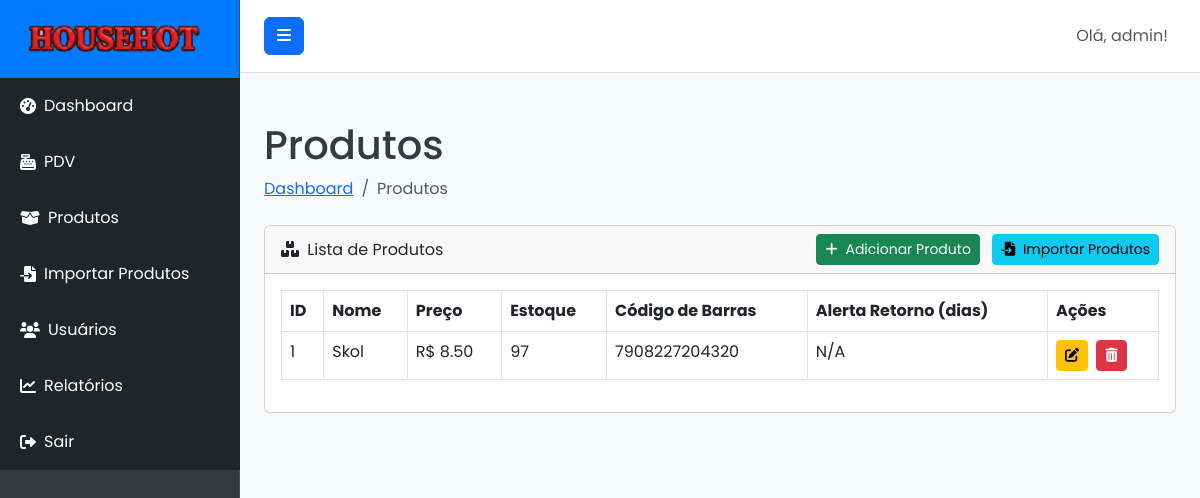
Before: /products (signed in) with the older database file.
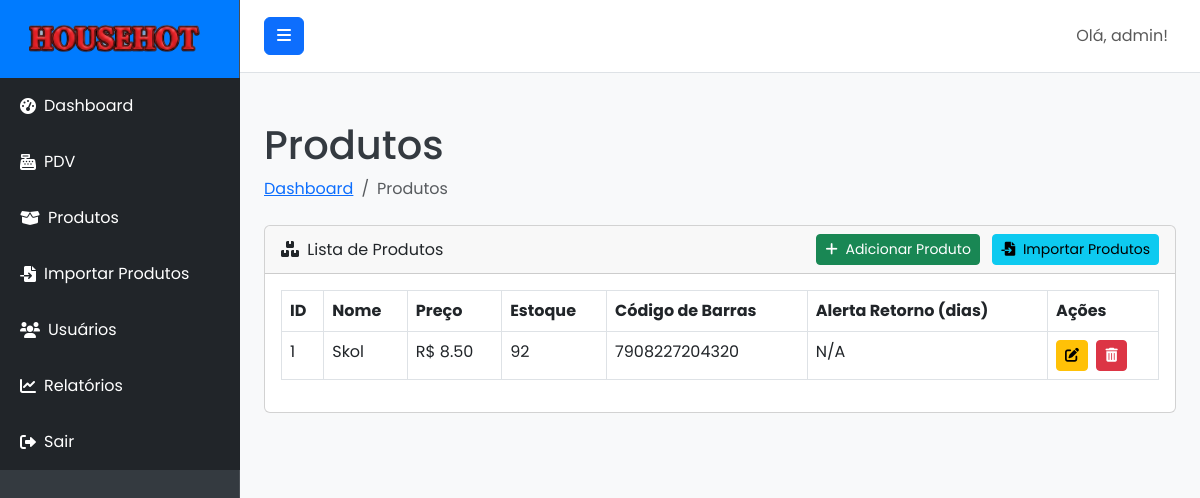
After: the same page with the newer database file.
### models.py (models this page shows, shortened)
class User(UserMixin, db.Model):
    __tablename__ = 'users'
    id = db.Column(db.Integer, primary_key=True)
    username = db.Column(db.String(80), unique=True, nullable=False)
    email = db.Column(db.String(120), unique=True, nullable=False)
    password_hash = db.Column(db.String(255), nullable=False)
    role = db.Column(db.String(20), default='user', nullable=False)
    created_at = db.Column(db.DateTime, default=datetime.utcnow)
    sales = db.relationship('Sale', backref='operator', lazy=True)
    def is_admin(self):
        return self.role == 'admin'

class Product(db.Model):
    __tablename__ = 'products'
    id = db.Column(db.Integer, primary_key=True)
    name = db.Column(db.String(120), nullable=False)
    description = db.Column(db.Text, nullable=True)
    price = db.Column(db.Float, nullable=False)
    stock = db.Column(db.Integer, default=0, nullable=False)
    barcode = db.Column(db.String(100), unique=True, nullable=True)
    return_alert_days = db.Column(db.Integer, nullable=True)
    created_at = db.Column(db.DateTime, default=datetime.utcnow)
    sale_items = db.relationship('SaleItem', backref='product', lazy=True)

### routes.py (the view)
@main_bp.route('/products')
@admin_required
def products():
    return render_template('products.html', products=Product.query.all())

### app.py (called while the page is built)
def create_app():
    app = Flask(__name__)
    app.config.from_object(Config)
    db.init_app(app)
    login_manager.init_app(app)
    migrate.init_app(app, db)
    login_manager.login_view = 'main.login'
    @login_manager.user_loader
    def load_user(user_id):
        return User.query.get(int(user_id))
    app.register_blueprint(main_bp)
    with app.app_context():
        db.create_all()
        if not User.query.filter_by(username='admin').first():
            admin_user = User(username='admin', email='admin@pdv.com', role='admin')
            admin_user.set_password('admin123')
            db.session.add(admin_user)
            db.session.commit()
            print("Usuário administrador 'admin' criado com sucesso!")
    return app

### routes.py (called while the page is built)
def admin_required(f):
    @wraps(f)
    @login_required
    def decorated_function(*args, **kwargs):
        if not current_user.is_admin():
            flash('Você não tem permissão para acessar esta página.', 'danger')
            return redirect(url_for('main.dashboard'))
        return f(*args, **kwargs)
    return decorated_function

### templates/products.html (shortened to what this page needs)
{% extends "base.html" %}
{% block content %}
<div class="container-fluid">
    <h1 class="mt-4">Produtos</h1>
    <ol class="breadcrumb mb-4">
        <li class="breadcrumb-item"><a href="{{ url_for('main.dashboard') }}">Dashboard</a></li>
        <li class="breadcrumb-item active">Produtos</li>
    </ol>
    <div class="card mb-4">
        <div class="card-header d-flex justify-content-between align-items-center">
            <div>
                <i class="fas fa-boxes me-1"></i>
                Lista de Produtos
            </div>
            <div>
                <a href="{{ url_for('main.add_product') }}" class="btn btn-success btn-sm me-2">
                    <i class="fas fa-plus me-1"></i> Adicionar Produto
                </a>
                <a href="{{ url_for('main.import_products') }}" class="btn btn-info btn-sm">
                    <i class="fas fa-file-import me-1"></i> Importar Produtos
                </a>
            </div>
        </div>
        <div class="card-body">
            <div class="table-responsive">
                <table class="table table-bordered" id="productsTable" width="100%" cellspacing="0">
                    <thead>
                        <tr>
                            <th>ID</th>
                            <th>Nome</th>
                            <th>Preço</th>
                            <th>Estoque</th>
                            <th>Código de Barras</th>
                            <th>Alerta Retorno (dias)</th>
                            <th>Ações</th>
                        </tr>
                    </thead>
                    <tbody>
                        {% for product in products %}
                        <tr>
                            <td>{{ product.id }}</td>
                            <td>{{ product.name }}</td>
                            <td>R$ {{ "%.2f"|format(product.price) }}</td>
                            <td>{{ product.stock }}</td>
                            <td>{{ product.barcode if product.barcode else 'N/A' }}</td>
                            <td>{{ product.return_alert_days if product.return_alert_days is not none else 'N/A' }}</td>
                            <td>
                                <a href="{{ url_for('main.edit_product', product_id=product.id) }}" class="btn btn-warning btn-sm me-1">
                                    <i class="fas fa-edit"></i>
                                </a>
                                <form action="{{ url_for('main.delete_product', product_id=product.id) }}" method="POST" class="d-inline">
                                    <button type="submit" class="btn btn-danger btn-sm" onclick="return confirm('Tem certeza que deseja excluir este produto?');">
                                        <i class="fas fa-trash-alt"></i>
                                    </button>
                                </form>
                            </td>
                        </tr>
                        {% endfor %}
                    </tbody>
                </table>
            </div>
        </div>
    </div>
</div>
{% endblock %}

### templates/base.html (shortened to what this page needs)
<!DOCTYPE html>
<html lang="pt-br">
<head>
    <link href="https://cdn.jsdelivr.net/npm/bootstrap@5.3.0/dist/css/bootstrap.min.css" rel="stylesheet">
    <link rel="stylesheet" href="https://cdnjs.cloudflare.com/ajax/libs/font-awesome/6.0.0-beta3/css/all.min.css">
    <link rel="stylesheet" href="{{ url_for('static', filename='css/style.css') }}">
</head>
<body>
    <div class="d-flex" id="wrapper">
        <div class="bg-dark border-right" id="sidebar-wrapper">
            <div class="sidebar-heading text-white text-center py-4 fs-4 fw-bold">
                <img src="{{ url_for('static', filename='img/logo.png') }}" alt="Logo" class="me-2" style="height: 30px;">
            </div>
            <div class="list-group list-group-flush">
                <a href="{{ url_for('main.dashboard') }}" class="list-group-item list-group-item-action bg-dark text-white">
                    <i class="fas fa-tachometer-alt me-2"></i> Dashboard
                </a>
                <a href="{{ url_for('main.pdv') }}" class="list-group-item list-group-item-action bg-dark text-white">
                    <i class="fas fa-cash-register me-2"></i> PDV
                </a>
                {% if current_user.is_authenticated and current_user.is_admin() %}
                <a href="{{ url_for('main.products') }}" class="list-group-item list-group-item-action bg-dark text-white">
                    <i class="fas fa-box-open me-2"></i> Produtos
                </a>
                <a href="{{ url_for('main.import_products') }}" class="list-group-item list-group-item-action bg-dark text-white">
                    <i class="fas fa-file-import me-2"></i> Importar Produtos
                </a>
                <a href="{{ url_for('main.users') }}" class="list-group-item list-group-item-action bg-dark text-white">
                    <i class="fas fa-users me-2"></i> Usuários
                </a>
                <a href="{{ url_for('main.reports') }}" class="list-group-item list-group-item-action bg-dark text-white">
                    <i class="fas fa-chart-line me-2"></i> Relatórios
                </a>
                {% endif %}
                <a href="{{ url_for('main.logout') }}" class="list-group-item list-group-item-action bg-dark text-white">
                    <i class="fas fa-sign-out-alt me-2"></i> Sair
                </a>
            </div>
        </div>
        <div id="page-content-wrapper">
            <nav class="navbar navbar-expand-lg navbar-light bg-light border-bottom">
                <button class="btn btn-primary" id="menu-toggle">
                    <i class="fas fa-bars"></i>
                </button>
                <div class="collapse navbar-collapse" id="navbarSupportedContent">
                    <ul class="navbar-nav ms-auto mt-2 mt-lg-0">
                        <li class="nav-item active">
                            <a class="nav-link" href="#">Olá, {{ current_user.username }}!</a>
                        </li>
                    </ul>
                </div>
            </nav>
            <div class="container-fluid py-4">
                {% block content %}{% endblock %}
            </div>
        </div>
    </div>
</body>
</html>

### static/css/style.css (style rules this page uses)
:root { --primary-color: #007bff; --secondary-color: #28a745; --info-color: #17a2b8; --warning-color: #ffc107; --danger-color: #dc3545; --background-light: #f8f9fa; --text-dark: #343a40; --text-light: #ffffff; --sidebar-bg: #343a40; --sidebar-link-hover: #0056b3; --sidebar-header-bg: var(--primary-color); --navbar-bg: #ffffff; --navbar-border-bottom: #e0e0e0; --card-bg: #ffffff; --card-shadow: 0 0.125rem 0.25rem rgba(0, 0, 0, 0.075); --login-bg-gradient-start: #007bff; --login-bg-gradient-end: #0056b3; --login-card-bg: rgba(255, 255, 255, 0.95); --login-card-shadow: 0 10px 25px rgba(0, 0, 0, 0.2); }
body { font-family: 'Poppins', sans-serif; background-color: var(--background-light); color: var(--text-dark); margin: 0; overflow-x: hidden; }
#wrapper { display: flex; width: 100%; align-items: stretch; }
#sidebar-wrapper { min-height: 100vh; width: 15rem; margin-left: 0; transition: margin .25s ease-out; background-color: var(--sidebar-bg) !important; border-right: 1px solid rgba(255, 255, 255, 0.1); flex-shrink: 0; }
#sidebar-wrapper .sidebar-heading { padding: 1.5rem 1.25rem; background-color: var(--sidebar-header-bg); display: flex; align-items: center; justify-content: center; }
#sidebar-wrapper .list-group { width: 15rem; }
#sidebar-wrapper .list-group-item { border: none; padding: 1rem 1.25rem; color: rgba(255, 255, 255, 0.7); background-color: transparent; text-decoration: none; display: flex; align-items: center; }
#page-content-wrapper { flex: 1; min-width: 0; width: 100%; }
.navbar { padding: 1rem 1.5rem; background-color: var(--navbar-bg) !important; border-bottom: 1px solid var(--navbar-border-bottom); }

Changed rows visible on the page:
changed Product "Skol": stock "97" → "92"
